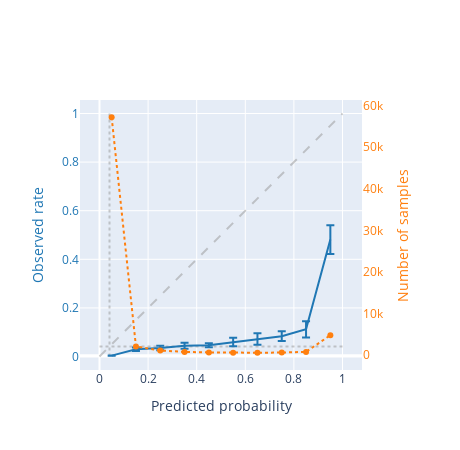

The code cell stored with this chart in its notebook:
### Code cell
reduce = 'intra'
fig = plot_reliability(df_box, cols_CNN, reduce=reduce)
# fig.write_image('figures/reliability_CNN.pdf')
fig

### Figure 1 — Plotly figure (JSON) as saved in the notebook; plotly's stock layout.template omitted (floating-point values rounded to 4 significant figures)
{"data": [{"line": {"color": "rgba(150, 150, 150, 0.5)", "dash": "dash"}, "mode": "lines", "type": "scatter", "x": [0, 1], "y": [0, 1]}, {"line": {"color": "rgba(150, 150, 150, 0.5)", "dash": "dot"}, "mode": "lines", "type": "scatter", "x": [0, 1], "y": [0.04117, 0.04117]}, {"line": {"color": "rgba(150, 150, 150, 0.5)", "dash": "dot"}, "mode": "lines", "type": "scatter", "x": [0.04117, 0.04117], "y": [0, 1]}, {"error_y": {"array": [0.0007592, 0.007494, 0.009613, 0.01207, 0.008131, 0.01777, 0.02377, 0.02026, 0.03356, 0.05902]}, "hovertemplate": "x=%{x}<br>y=%{y}<extra></extra>", "legendgroup": "", "line": {"color": "#1F77B4", "dash": "solid"}, "marker": {"symbol": "circle"}, "mode": "lines", "name": "", "orientation": "v", "showlegend": false, "type": "scatter", "x": [0.05, 0.15, 0.25, 0.35, 0.45, 0.55, 0.65, 0.75, 0.85, 0.95], "xaxis": "x", "y": [0.003507, 0.02968, 0.03484, 0.04435, 0.0462, 0.05964, 0.07227, 0.08356, 0.112, 0.4812], "yaxis": "y"}, {"line": {"color": "#FF7F0E", "dash": "dot"}, "mode": "lines+markers", "showlegend": false, "type": "scatter", "x": [0.05, 0.15, 0.25, 0.35, 0.45, 0.55, 0.65, 0.75, 0.85, 0.95], "xaxis": "x", "y": [57160.0, 2069.0, 1120.0, 788.4, 665.2, 582.6, 592.2, 624.6, 788.4, 4808.0], "yaxis": "y2"}], "layout": {"height": 450, "showlegend": false, "width": 460, "xaxis": {"anchor": "y", "autorange": true, "domain": [0, 0.94], "dtick": 0.2, "range": [-0.08025, 1.08], "tick0": 0, "title": {"text": "Predicted probability"}, "type": "linear"}, "yaxis": {"anchor": "x", "autorange": true, "color": "#1F77B4", "domain": [0, 1], "range": [-0.05556, 1.056], "scaleanchor": "x", "showgrid": true, "title": {"text": "Observed rate"}, "type": "linear"}, "yaxis2": {"anchor": "x", "autorange": true, "color": "#FF7F0E", "overlaying": "y", "range": [-3562.0, 61300.0], "showgrid": false, "side": "right", "title": {"text": "Number of samples"}, "type": "linear"}}}
